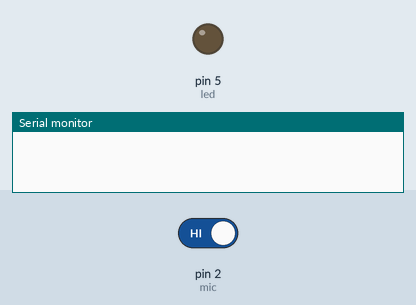
This sketch was run on a simulated Arduino Uno, built with avr-gcc and run on an emulated ATmega328P. Parts: output pins drawn as LEDs (lit = HIGH), the last lines printed to the serial monitor. The inputs (shaded band) are chosen by the test bench; at power-on: pin 2 (mic) HIGH.

Above: at 1.2 s.
1.3 s: pin 2 (mic) driven LOW
At 2.4 s:
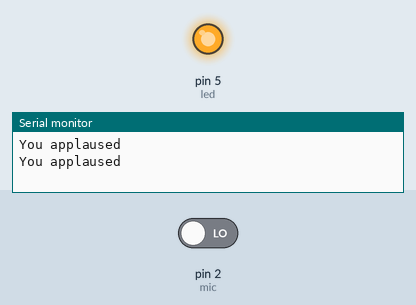
2.8 s: pin 2 (mic) driven HIGH
At 4.0 s:
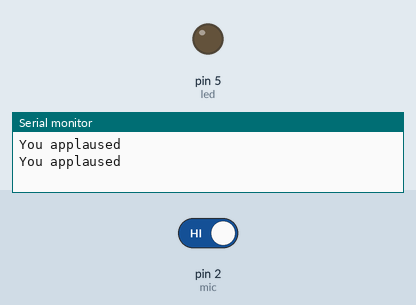
Timing chart, 0 to 5.8 s (numbered marks = the images above; inputs shaded):
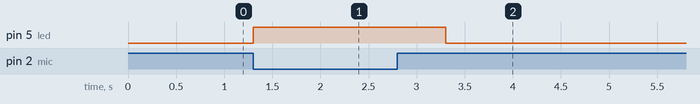

The sketch:

34.ApplauseLed.ino
```cpp
int mic=2,led=5;

void setup() {

pinMode(mic,INPUT);
pinMode(led,OUTPUT);
Serial.begin(9600);
}
void loop() {
int sensordata=digitalRead(mic);
if(sensordata==LOW){
  Serial.println("You applaused");
  digitalWrite(led,HIGH);
  delay(1000);
}else{
  digitalWrite(led,LOW);
  delay(10);
}

}
```

Measured:
- after the input at 1.3 s, pin 5 (led): LOW → HIGH at once
- after the input at 2.8 s, pin 5 (led): HIGH → LOW after 0.50 s
